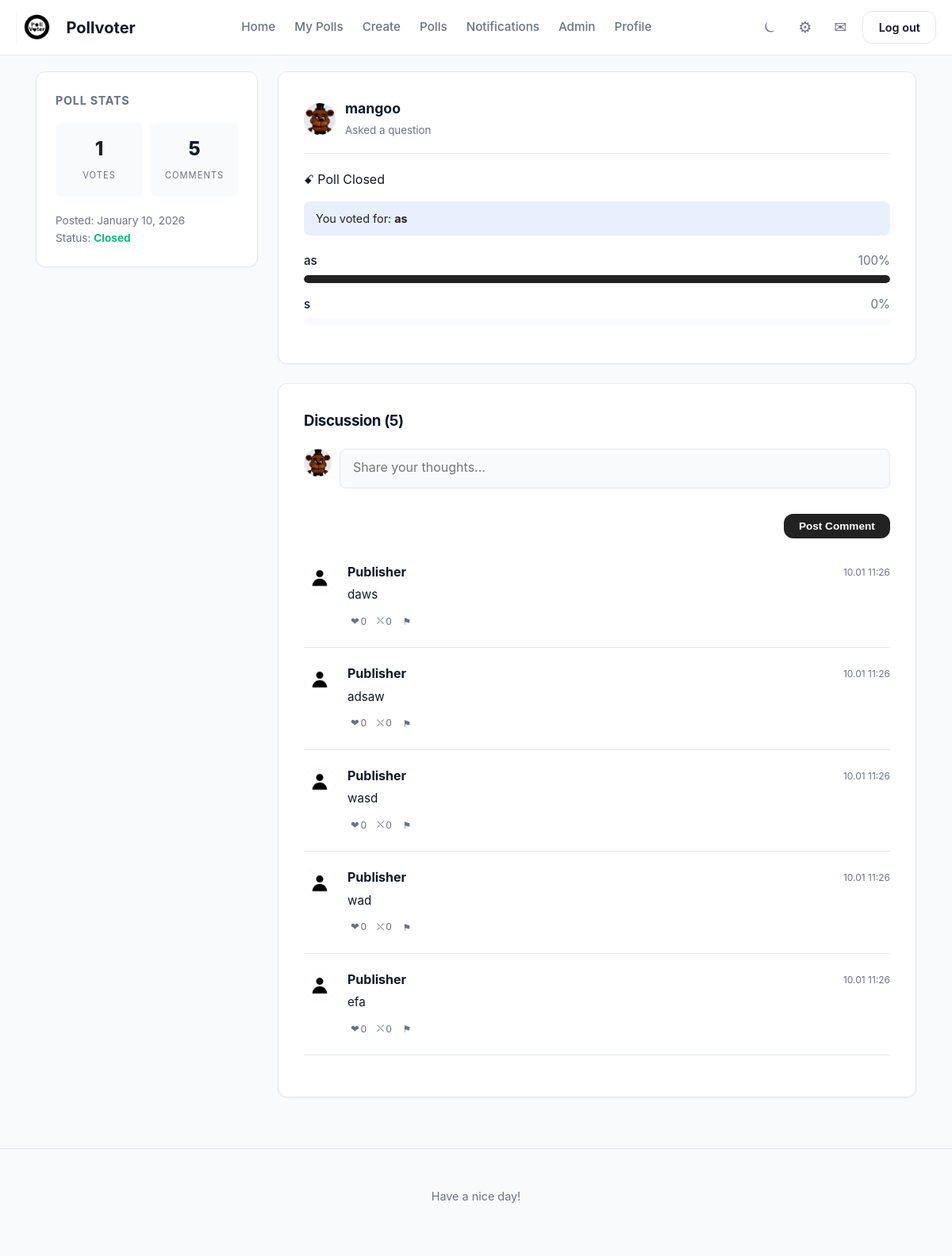
The page /poll/19 (signed in) on the database its author committed.
### app/models.py (models this page shows, shortened)
class Poll(db.Model):
    __tablename__ = "poll"
    id = Column(Integer, primary_key=True)
    title = Column(Text, nullable=False)
    description = Column(String(120))
    created_at = Column(DateTime, default=datetime.now)
    user_id = Column(Integer, ForeignKey("user.id"), nullable=False)
    end_date = Column(DateTime, nullable=True)
    author = relationship("User", back_populates="polls")
    comments = relationship("Comment", back_populates="poll", cascade="all, delete-orphan")
    options = relationship("PollOption", back_populates="poll", cascade="all, delete-orphan")
    votes = relationship("Vote", back_populates="poll", cascade="all, delete-orphan")
    def is_active(self):
        if self.end_date is None:
            return True
        return datetime.now() < self.end_date
    def getvotecount(self):
        return len(self.votes)

class User(UserMixin, db.Model):
    __tablename__ = "user"
    id = Column(Integer, primary_key=True)
    username = Column(String(20), unique=True, nullable = False)
    created_at = Column(DateTime, default=datetime.now)
    full_name = Column(String(20))
    bio = Column(String(100))
    pfp = Column(Text)
    password_hash = Column(Text)
    is_admin = Column(Boolean, default = False)
    polls = relationship("Poll", back_populates="author")
    votes = relationship("Vote", back_populates="user")
    comments = relationship("Comment", back_populates="author")
    def getpfp(self):
        if self.pfp:
            return f"/static/uploads/pfp/{self.pfp}"
        else:
            return f"/static/uploads/pfp/default.jpg"
    blocked = relationship(
        "User", secondary=blocklist,
        primaryjoin=(blocklist.c.blocker_id == id),
        secondaryjoin=(blocklist.c.blocked_id == id),
        backref=db.backref("blocked_by", lazy="dynamic"),
        lazy="dynamic"
    )
    followed = relationship(
        "User", secondary=followers,
        primaryjoin=(followers.c.follower_id == id),
        secondaryjoin=(followers.c.followed_id == id),
        backref=db.backref("followers", lazy="dynamic"),
        lazy="dynamic"
    )
    def is_blocking(self, user):
        return self.blocked.filter(blocklist.c.blocked_id == user.id).count() > 0

class PollOption(db.Model):
    __tablename__ = "poll_option"
    id = Column(Integer, primary_key=True)
    text = Column(String(50), nullable=False)
    poll_id = Column(Integer, ForeignKey("poll.id"), nullable=False)
    poll = relationship("Poll", back_populates="options")
    votes = relationship("Vote", back_populates="option", cascade="all, delete-orphan")

class Comment(db.Model):
    __tablename__ = "comment"
    id = Column(Integer, primary_key=True)
    content = Column(String(100), nullable=False)
    created_at = Column(DateTime, default=datetime.now)
    reactions = relationship("CommentReaction", back_populates="comment", cascade="all, delete-orphan")
    user_id = Column(Integer, ForeignKey("user.id"), nullable=False)
    poll_id = Column(Integer, ForeignKey("poll.id"), nullable=False)
    author = relationship("User", back_populates="comments")
    poll = relationship("Poll", back_populates="comments")
    is_pinned =  Column(Boolean, default=False)
    is_authorliked = Column(Boolean, default=False)
    def get_likes_count(self):
        return CommentReaction.query.filter_by(comment_id = self.id, reaction_type = "like").count()
    def get_dislikes_count(self):
        return CommentReaction.query.filter_by(comment_id = self.id, reaction_type = "dislike").count()

### app/routes.py (the view)
@polls.route("/poll/<int:poll_id>")
@login_required
def poll_detail(poll_id):
    poll = Poll.query.get_or_404(poll_id)
    user_vote = Vote.query.filter_by(user_id = current_user.id, poll_id = poll_id).first()
    return render_template("poll_detail.html", poll = poll, user_vote = user_vote)

### app/templates/poll_detail.html (shortened to what this page needs)
{% extends "base.html" %}
{% block content %}
<div class="dashboard-layout">
    <aside class="sidebar">
        <div class="sidebar-widget">
            <h3 class="widget-title">Poll Stats</h3>
            <div style="display: grid; grid-template-columns: 1fr 1fr; gap: 10px; text-align: center; margin-bottom: 20px;">
                <div style="background: var(--bg-body); padding: 15px; border-radius: 8px;">
                    <div style="font-size: 1.5rem; font-weight: 800; color: var(--primary);">{{ poll.getvotecount() }}</div>
                    <small style="color: var(--text-muted); text-transform: uppercase; font-size: 0.7rem; letter-spacing: 1px;">Votes</small>
                </div>
                <div style="background: var(--bg-body); padding: 15px; border-radius: 8px;">
                    <div style="font-size: 1.5rem; font-weight: 800; color: var(--text-main);">{{ poll.comments|length }}</div>
                    <small style="color: var(--text-muted); text-transform: uppercase; font-size: 0.7rem; letter-spacing: 1px;">Comments</small>
                </div>
            </div>
            <div style="font-size: 0.85rem; color: var(--text-muted);">
                Posted: {{ poll.created_at.strftime('%B %d, %Y') }}<br>
                Status: <span style="color: #10B981; font-weight: bold;">{%if poll.is_active() %} Active {%else%} Closed {%endif%}</span>
            </div>
        </div>
    </aside>
    <main class="feed">
        <div class="card">
            <div class="user-row" style="margin-bottom: 20px;">
                <img src="{{ poll.author.getpfp() }}" class="avatar-sm" alt="Author">
                <div class="user-info">
                    <strong style="color: var(--text-main); font-size: 1.1rem;">
                        <a href="{{ url_for('main.user_profile', username=poll.author.username) }}">{{ poll.author.username }}</a>
                    </strong>
                    <br>
                    <small style="color: var(--text-muted);">Asked a question</small>
                </div>
            </div>
            {% if poll.end_date %}
<div class="poll-timer" style="margin-bottom: 15px;">
    {% if poll.is_active() %}
        <span class="badge badge-warning">
            ⧗ Ends in: <span id="countdown-{{ poll.id }}">Calculating...</span>
        </span>
        <script>
            (function() {
                var countDownDate = {{ poll.end_date.timestamp() * 1000 }};
                var x = setInterval(function() {
                    var now = new Date().getTime();
                    var distance = countDownDate - now;
                    var days = Math.floor(distance / (1000 * 60 * 60 * 24));
                    var hours = Math.floor((distance % (1000 * 60 * 60 * 24)) / (1000 * 60 * 60));
                    var minutes = Math.floor((distance % (1000 * 60 * 60)) / (1000 * 60));
                    var seconds = Math.floor((distance % (1000 * 60)) / 1000);
                    document.getElementById("countdown-{{ poll.id }}").innerHTML =
                        days + "d " + hours + "h " + minutes + "m " + seconds + "s";
                    if (distance < 0) {
                        clearInterval(x);
                        document.getElementById("countdown-{{ poll.id }}").innerHTML = "EXPIRED";
                        var buttons = document.querySelector('.vote-buttons-container');
                        if (buttons) {
                            buttons.style.display = 'none';
                        }
                    }
                }, 1000);
            })();
        </script>
    {% else %}
        <span class="badge badge-danger">ꗃ Poll Closed</span>
    {% endif %}
</div>
{% endif %}
            {% if user_vote %}
                <div class="voted-message" style="background: rgba(37, 99, 235, 0.1); color: var(--primary); padding: 10px 15px; border-radius: 8px; margin-bottom: 20px; font-size: 0.9rem;">
                     You voted for: <strong>{{ user_vote.option.text }}</strong>
                </div>
                <div class="vote-results">
                    {% set total_votes = poll.getvotecount() %}
                    {% for option in poll.options %}
                        {% set vote_count = option.votes|length %}
                        {% set percentage = (vote_count / total_votes * 100) if total_votes > 0 else 0 %}
                        <div style="margin-bottom: 15px;">
                            <div style="display: flex; justify-content: space-between; font-size: 0.95rem; margin-bottom: 5px;">
                                <span style="font-weight: 500;">{{ option.text }}</span>
                                <span style="color: var(--text-muted);">{{ "%.0f"|format(percentage) }}%</span>
                            </div>
                            <div style="width: 100%; height: 10px; background: var(--bg-body); border-radius: 20px; overflow: hidden;">
                                <div style="width: {{ percentage }}%; height: 100%; background: var(--primary); border-radius: 20px; transition: width 0.5s ease;"></div>
                            </div>
                        </div>
                    {% endfor %}
                </div>
            {% endif %}
        </div>
        <div class="card">
            <h3 style="margin-bottom: 20px;">Discussion ({{ poll.comments|length }})</h3>
            <form method="POST" action="{{ url_for('polls.add_comment', poll_id=poll.id) }}" style="margin-bottom: 30px; display: flex; gap: 10px;">
                <img src="{{ current_user.getpfp() }}" class="avatar-sm" style="width: 35px; height: 35px;">
                <div style="flex-grow: 1;">
                    <textarea name="content" placeholder="Share your thoughts..." required maxlength="60"
                              style="width: 100%; resize: none; height: 50px; border-radius: 8px;"></textarea>
                    <button type="submit" class="btn btn-primary" style="margin-top: 8px; float: right; font-size: 0.85rem;">Post Comment</button>
                </div>
            </form>
            <div class="comments-list">
                {% for comment in poll.comments|sort(attribute='created_at', reverse=true) %}
                    {% if comment.author == current_user or (not current_user.is_blocking(comment.author) and not comment.author.is_blocking(current_user)) %}
                    <div class="comment-item" style="display: flex; gap: 15px; margin-bottom: 20px; border-bottom: 1px solid var(--border-subtle); padding-bottom: 20px;">
                        <a href="{{ url_for('main.user_profile', username=comment.author.username) }}">
                            <img src="{{ comment.author.getpfp() }}" class="avatar-sm" alt="PFP">
                        </a>
                        <div style="flex-grow: 1;">
                            <div style="display: flex; justify-content: space-between; align-items: center; margin-bottom: 4px;">
                                <strong>{{ comment.author.username }}</strong>
                                <small style="color: var(--text-muted); font-size: 0.75rem;">{{ comment.created_at.strftime('%d.%m %H:%M') }}</small>
                            </div>
                            <div id="comment-view-{{ comment.id }}">
                                <p style="margin: 0; color: var(--text-main); font-size: 0.95rem;">{{ comment.content }}</p>
                            </div>
                            <div style="display: flex; gap: 10px; margin-top: 8px; align-items: center;">
                                <form method="POST" action="{{ url_for('polls.react_comment', comment_id=comment.id) }}" style="display: flex; gap: 5px;">
                                    <button type="submit" name="reaction" value="like" class="icon-btn" style="font-size: 0.8rem; padding: 4px;">
                                        ❤︎ <span style="margin-left: 2px;">{{ comment.get_likes_count() }}</span>
                                    </button>
                                    <button type="submit" name="reaction" value="dislike" class="icon-btn" style="font-size: 0.8rem; padding: 4px;">
                                        ⛌   <span style="margin-left: 2px;">{{ comment.get_dislikes_count() }}</span>
                                    </button>
                                </form>
                                {% if comment.author != current_user %}
                                    <form method="GET" action="{{ url_for('polls.report_comment', comment_id=comment.id) }}">
                                        <button type="submit" style="border: none; background: none; color: var(--text-muted); font-size: 0.75rem; cursor: pointer;">⚑</button>
                                    </form>
                                {% endif %}
                            </div>
                        </div>
                    </div>
                    {% endif %}
                {% else %}
                    <p style="color: var(--text-muted); text-align: center; margin: 20px 0;">No comments yet. Be the first to say something!</p>
                {% endfor %}
            </div>
        </div>
    </main>
</div>
{% endblock %}

### rows shown on the page
Poll: created_at "January 10, 2026"
User: author.getpfp (picture), author.username "mangoo", getpfp (picture)
PollOption: option.text "as", text "as", percentage "100", {{ percentage }} 100.0 (drawn)
PollOption: text "s", percentage "0"
Comment: author.username "Publisher", created_at "10.01 11:26", content "daws", get_likes_count "0", get_dislikes_count "0"
Comment: author.username "Publisher", created_at "10.01 11:26", content "adsaw", get_likes_count "0", get_dislikes_count "0"
Comment: author.username "Publisher", created_at "10.01 11:26", content "wasd", get_likes_count "0", get_dislikes_count "0"
Comment: author.username "Publisher", created_at "10.01 11:26", content "wad", get_likes_count "0", get_dislikes_count "0"
Comment: author.username "Publisher", created_at "10.01 11:26", content "efa", get_likes_count "0", get_dislikes_count "0"

### other values the page prints
{{ poll.getvotecount() }} "1"
{{ poll.comments|length }} "5"
